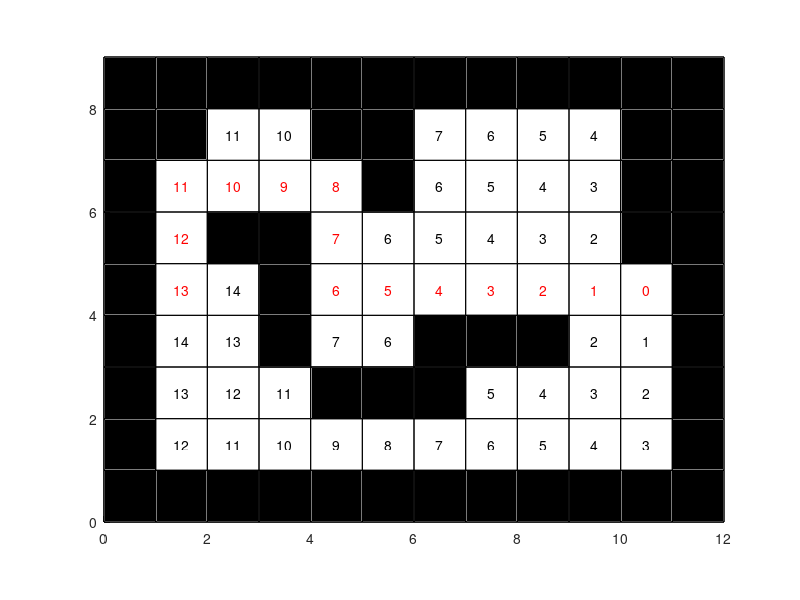

Write MATLAB code to recreate this figure.
%% ESERCIZIO 5 HOMEWORK 1 FSR MAISTO PAOLO
%% MATRICOLA DISPARI: P38000191
%% 4 ADJACENT CELLS

%% MAP
clc; clear;

% Matrix
rows = 9;
columns = 12;

% Matrix initialization
G = zeros(rows, columns);

% Obstacles
G(1,:) = 99; G(9,:) = 99; G(:,1) = 99; G(:,12) = 99;
G(2,2) = 99; G(2,5) = 99; G(2,6) = 99; G(2,11) = 99;
G(3,6) = 99; G(3,11) = 99; 
G(4,3) = 99; G(4,4) = 99; G(4,11) = 99;
G(5,4) = 99; 
G(6,4) = 99; G(6,7) = 99; G(6,8) = 99; G(6,9) = 99; 
G(7,5) = 99; G(7,6) = 99; G(7,7) = 99;
q_G =  0;

% Coordinates of the starting cell, q_g
row_affected = 5;
column_affected = 11;

% Counter for the value to be assigned to adjacent cells
increment_value = 1;

% Initialization of cells to be examined
cell_to_examine = [row_affected, column_affected];

% Examine all cells
while ~isempty(cell_to_examine)
   
    % New cells to examine
    new_cell_to_examine = [];
    
    % Iteration through the cells to be examined
    for i = 1:size(cell_to_examine, 1)
        row_affected = cell_to_examine(i, 1);
        column_affected = cell_to_examine(i, 2);
        
        % Definition of adjacent cells
        for direction = 1:4
            if direction == 1
                row_adjacent = row_affected - 1;
                column_adjacent = column_affected;
            elseif direction == 2
                row_adjacent = row_affected + 1;
                column_adjacent = column_affected;
            elseif direction == 3
                row_adjacent = row_affected;
                column_adjacent = column_affected + 1;
            else
                row_adjacent = row_affected;
                column_adjacent = column_affected - 1;
            end
            
            % Check if adjacent cell is within matrix limits
            if (G(row_adjacent, column_adjacent) == 0 && G(row_affected,column_affected)~=99 )  % check collision

                % Assign incremented value to adjacent cell
                G(row_adjacent, column_adjacent) = increment_value;

                % Add the cell adjacent to the list of new cells to examine
                new_cell_to_examine = [new_cell_to_examine; row_adjacent, column_adjacent];

            end
        end
    end
    
    % Increments the value to be assigned to adjacent cells
    increment_value = increment_value +1 ;
    
    % Update the list of cells to examine for next increment
    cell_to_examine = new_cell_to_examine;

    % Definition of q_G
    G(5,11)=q_G;
    
end

% View the obtained matrix
disp('Matrix G:');
disp(G);

%% PATH
% Define the starting and arrival cells
starting = [5, 11];         %coordinates q_g
arrival = [5, 2];           %coordinates q_s

% Initialization of variables
visited = zeros(size(G));                      % Define the matrix where the cell takes value 1 if the cell has been visited
queue = {starting};
predecessors = containers.Map('KeyType', 'double', 'ValueType', 'any');

flag_queue = true;

% BFS
while flag_queue

    current_cell = queue{1};
    queue = queue(2:end);
    row = current_cell(1);
    column = current_cell(2);

    % If the cell is visited it takes value 1
    visited(row, column) = 1;

    % Defines the vector of adjacent cells to check
    adjacent = [row-1, column; row+1, column; row, column-1; row, column+1];

    % Check cells
    for i = 1:size(adjacent, 1)
        row_adjacent = adjacent(i, 1);
        column_adjacent = adjacent(i, 2);

        if ((G(row_adjacent, column_adjacent) ~= 99) && (visited(row_adjacent, column_adjacent) ~= 1))
            queue{end+1} = [row_adjacent, column_adjacent];
            predecessors(row_adjacent + column_adjacent * size(G, 1)) = [row, column];
        end

    end

    if isequal([row, column], arrival)
        flag_queue = false;
    end
end

% Build the path
path = [arrival];
visited(arrival(1),arrival(2)) = 10;
while ~isequal(path(1,:), starting)
    previous_cell = predecessors(path(1,1) + path(1,2) * size(G, 1));
    path = [previous_cell; path];
    visited(previous_cell(1),previous_cell(2)) = 10;
end

% Matrix of visited cells
disp('Matrix of visited cells:');
disp(visited);

% View the path found
disp('Path from q_g to q_s:');
disp(path);

%% Graphic representation of the map
figure;
hold on;

% Examine each cell of the matrix
for row = 1:rows
    for col = 1:columns

        % Draw borders to cells
        rectangle('Position',[col-1, rows-row, 1, 1],'EdgeColor','k','FaceColor','w');

        % If cell value is 99, draw a black cell
        if G(row, col) == 99
            rectangle('Position',[col-1, rows-row, 1, 1],'FaceColor','k');

        % If the cell value is 10, write the number in red
        elseif visited(row, col) == 10
            text(col-0.5, rows-row+0.5, num2str(G(row, col)), 'HorizontalAlignment', 'center', 'Color', 'r');

        % If the cell value is different from zero and not 99, draw a white cell with numeric value
        elseif G(row, col) ~= 0
            text(col-0.5, rows-row+0.5, num2str(G(row, col)), 'HorizontalAlignment', 'center');
            
        end
    end
end

% Set the axes
axis equal;
axis([0 columns 0 rows]);